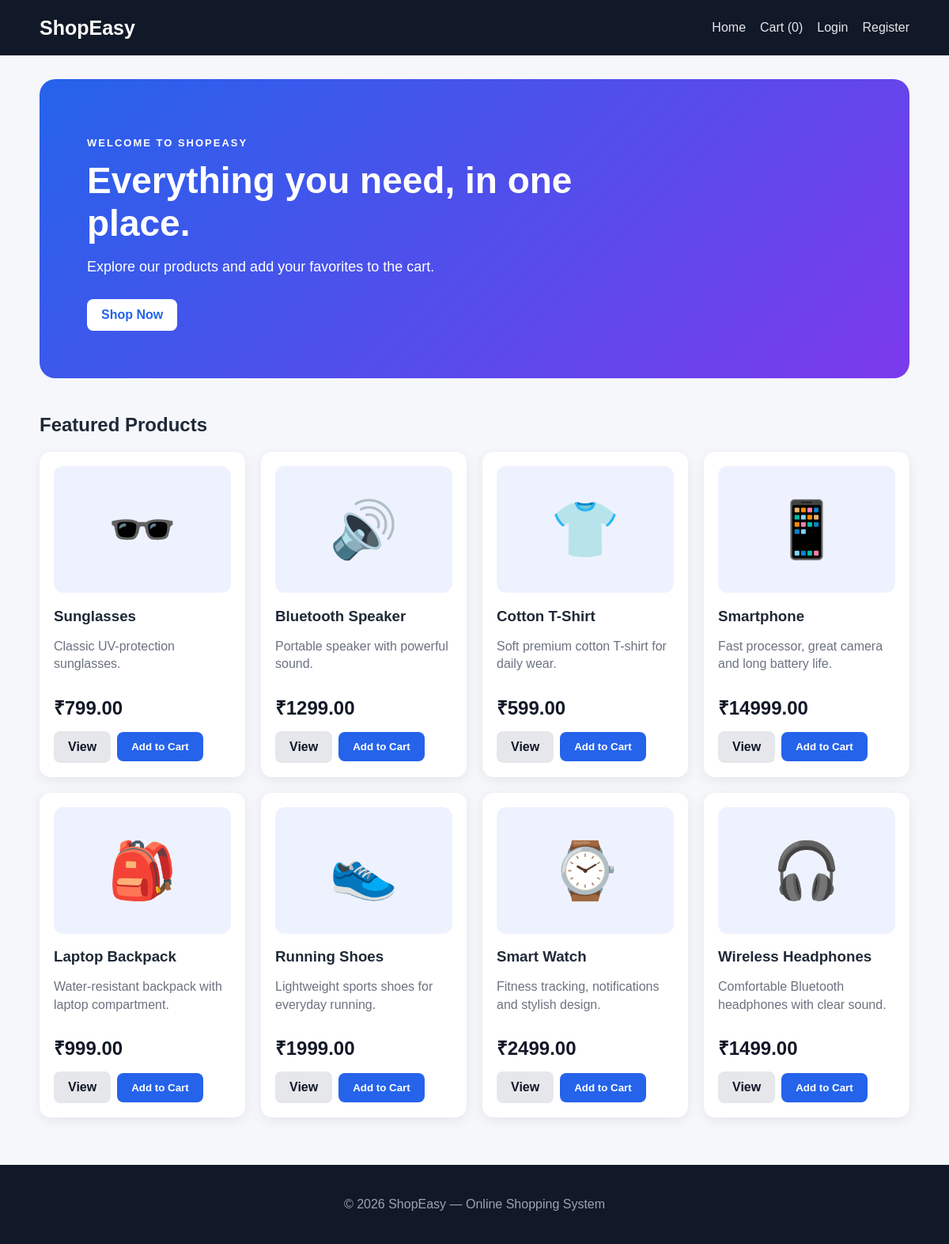
The page / on the database its author committed.
### tables this page shows
CREATE TABLE products (
        id INTEGER PRIMARY KEY AUTOINCREMENT,
        name TEXT NOT NULL,
        description TEXT,
        price REAL NOT NULL,
        image TEXT
    );

### app.py (the view)
@app.route("/")
def home():
    conn = get_db()
    products = conn.execute("SELECT * FROM products ORDER BY id DESC").fetchall()
    conn.close()
    return render_template("index.html", products=products)

### app.py (called while the page is built)
def get_db():
    conn = sqlite3.connect(DB)
    conn.row_factory = sqlite3.Row
    return conn

@app.context_processor
def inject_cart_count():
    cart = session.get("cart", {})
    return {"cart_count": sum(cart.values())}

### templates/index.html (shortened to what this page needs)
{% extends "base.html" %}
{% block content %}
<section class="hero">
    <div>
        <p class="tag">WELCOME TO SHOPEASY</p>
        <h1>Everything you need, in one place.</h1>
        <p>Explore our products and add your favorites to the cart.</p>
        <a href="#products" class="btn">Shop Now</a>
    </div>
</section>
<h2 id="products">Featured Products</h2>
<div class="product-grid">
    {% for product in products %}
    <article class="card">
        <div class="product-image">{{ product.image }}</div>
        <h3>{{ product.name }}</h3>
        <p>{{ product.description }}</p>
        <div class="price">₹{{ "%.2f"|format(product.price) }}</div>
        <div class="actions">
            <a class="btn secondary" href="{{ url_for('product', product_id=product.id) }}">View</a>
            <form method="POST" action="{{ url_for('add_to_cart', product_id=product.id) }}">
                <button class="btn" type="submit">Add to Cart</button>
            </form>
        </div>
    </article>
    {% endfor %}
</div>
{% endblock %}

### templates/base.html (shortened to what this page needs)
<!DOCTYPE html>
<html lang="en">
<head>
    <link rel="stylesheet" href="{{ url_for('static', filename='css/style.css') }}">
</head>
<body>
<header class="navbar">
    <div class="container nav-inner">
        <a class="logo" href="{{ url_for('home') }}">ShopEasy</a>
        <nav>
            <a href="{{ url_for('home') }}">Home</a>
            <a href="{{ url_for('cart') }}">Cart ({{ cart_count }})</a>
            {% if session.get('user_id') %}
                <a href="{{ url_for('orders') }}">My Orders</a>
                <span class="welcome">Hi, {{ session.get('user_name') }}</span>
                <a href="{{ url_for('logout') }}">Logout</a>
            {% else %}
                <a href="{{ url_for('login') }}">Login</a>
                <a href="{{ url_for('register') }}">Register</a>
            {% endif %}
        </nav>
    </div>
</header>
<main class="container">
    {% block content %}{% endblock %}
</main>
<footer>
    <p>© 2026 ShopEasy — Online Shopping System</p>
</footer>
</body>
</html>

### static/css/style.css (style rules this page uses)
* { box-sizing: border-box; }
body { margin: 0; font-family: Arial, Helvetica, sans-serif; background: #f5f7fb; color: #1f2937; }
.container { width: min(1100px, 92%); margin: auto; }
.navbar { background: #111827; color: white; position: sticky; top: 0; z-index: 10; }
.nav-inner { min-height: 70px; display: flex; align-items: center; justify-content: space-between; gap: 20px; }
.logo { color: white; font-size: 25px; font-weight: bold; text-decoration: none; }
nav { display: flex; align-items: center; gap: 18px; flex-wrap: wrap; }
nav a, .welcome { color: #e5e7eb; text-decoration: none; }
.hero { margin: 30px 0 45px; padding: 60px; border-radius: 20px; background: linear-gradient(135deg, #2563eb, #7c3aed); color: white; }
.hero h1 { font-size: 46px; max-width: 650px; margin: 10px 0; }
.hero p { font-size: 18px; max-width: 650px; }
.tag { font-size: 13px !important; letter-spacing: 2px; font-weight: bold; }
.btn { display: inline-block; border: 0; border-radius: 8px; background: #2563eb; color: white; padding: 11px 18px; text-decoration: none; cursor: pointer; font-weight: bold; }
.hero .btn { background: white; color: #2563eb; margin-top: 12px; }
.btn.secondary { background: #e5e7eb; color: #111827; }
h2 { margin-top: 35px; }
.product-grid { display: grid; grid-template-columns: repeat(4, 1fr); gap: 20px; margin: 20px 0 50px; }
.card { background: white; border-radius: 14px; padding: 18px; box-shadow: 0 4px 16px rgba(0,0,0,.07); }
.product-image { height: 160px; display: grid; place-items: center; background: #eef2ff; border-radius: 12px; font-size: 70px; }
.card h3 { margin-bottom: 8px; }
.card p { color: #6b7280; min-height: 55px; line-height: 1.4; }
.price { color: #111827; font-size: 24px; font-weight: bold; margin: 14px 0; }
.actions { display: flex; gap: 8px; align-items: center; }
.actions form { margin: 0; }
footer { background: #111827; color: #9ca3af; text-align: center; padding: 25px; margin-top: 60px; }

### rows shown on the page
products: image "🕶️", name "Sunglasses", description "Classic UV-protection sunglasses.", price "799.00"
products: image "🔊", name "Bluetooth Speaker", description "Portable speaker with powerful sound.", price "1299.00"
products: image "👕", name "Cotton T-Shirt", description "Soft premium cotton T-shirt for daily wear.", price "599.00"
products: image "📱", name "Smartphone", description "Fast processor, great camera and long battery life.", price "14999.00"
products: image "🎒", name "Laptop Backpack", description "Water-resistant backpack with laptop compartment.", price "999.00"
products: image "👟", name "Running Shoes", description "Lightweight sports shoes for everyday running.", price "1999.00"
products: image "⌚", name "Smart Watch", description "Fitness tracking, notifications and stylish design.", price "2499.00"
products: image "🎧", name "Wireless Headphones", description "Comfortable Bluetooth headphones with clear sound.", price "1499.00"

### other values the page prints
{{ cart_count }} "0"
